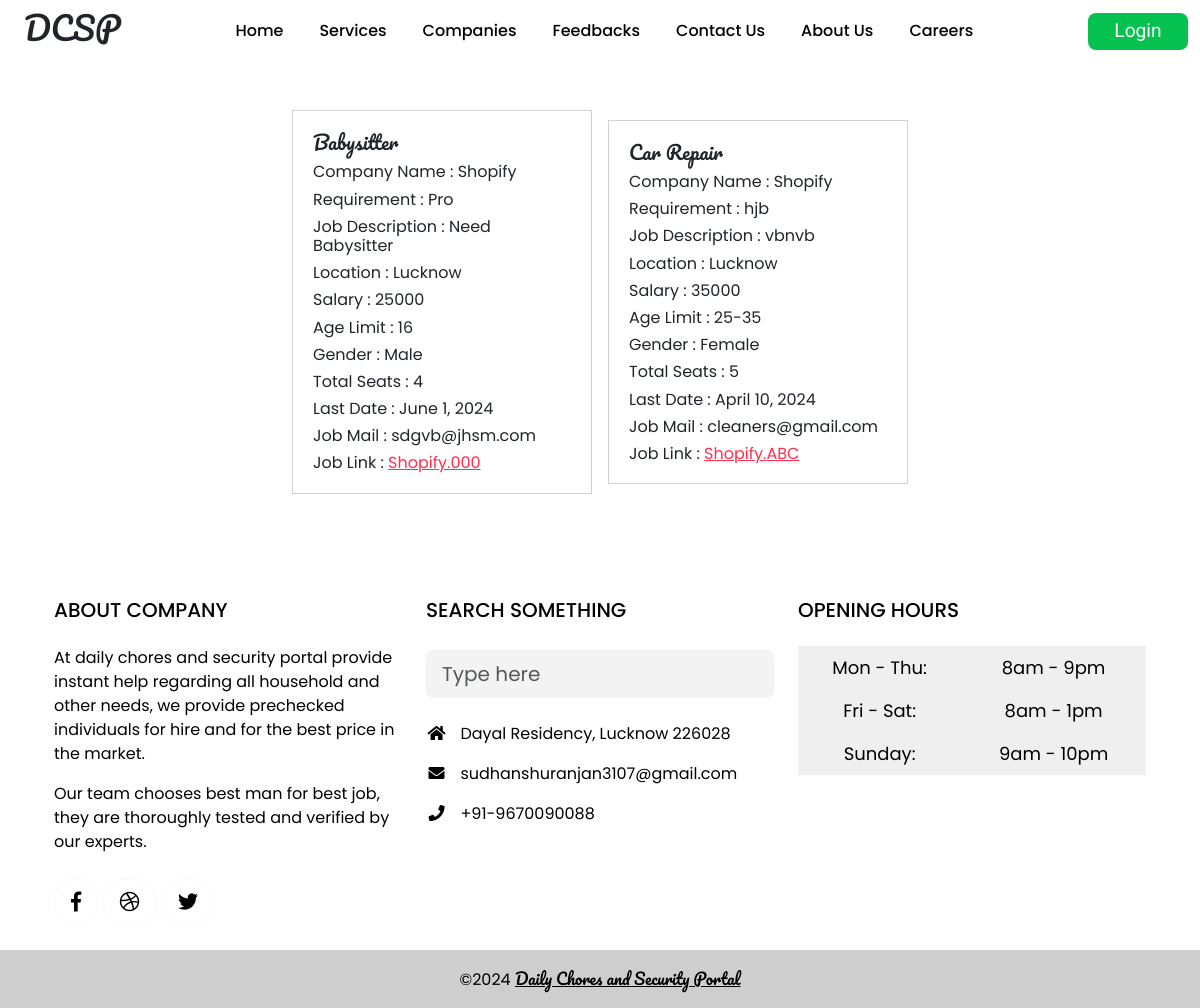
The page /careers/ on the database as committed earlier.
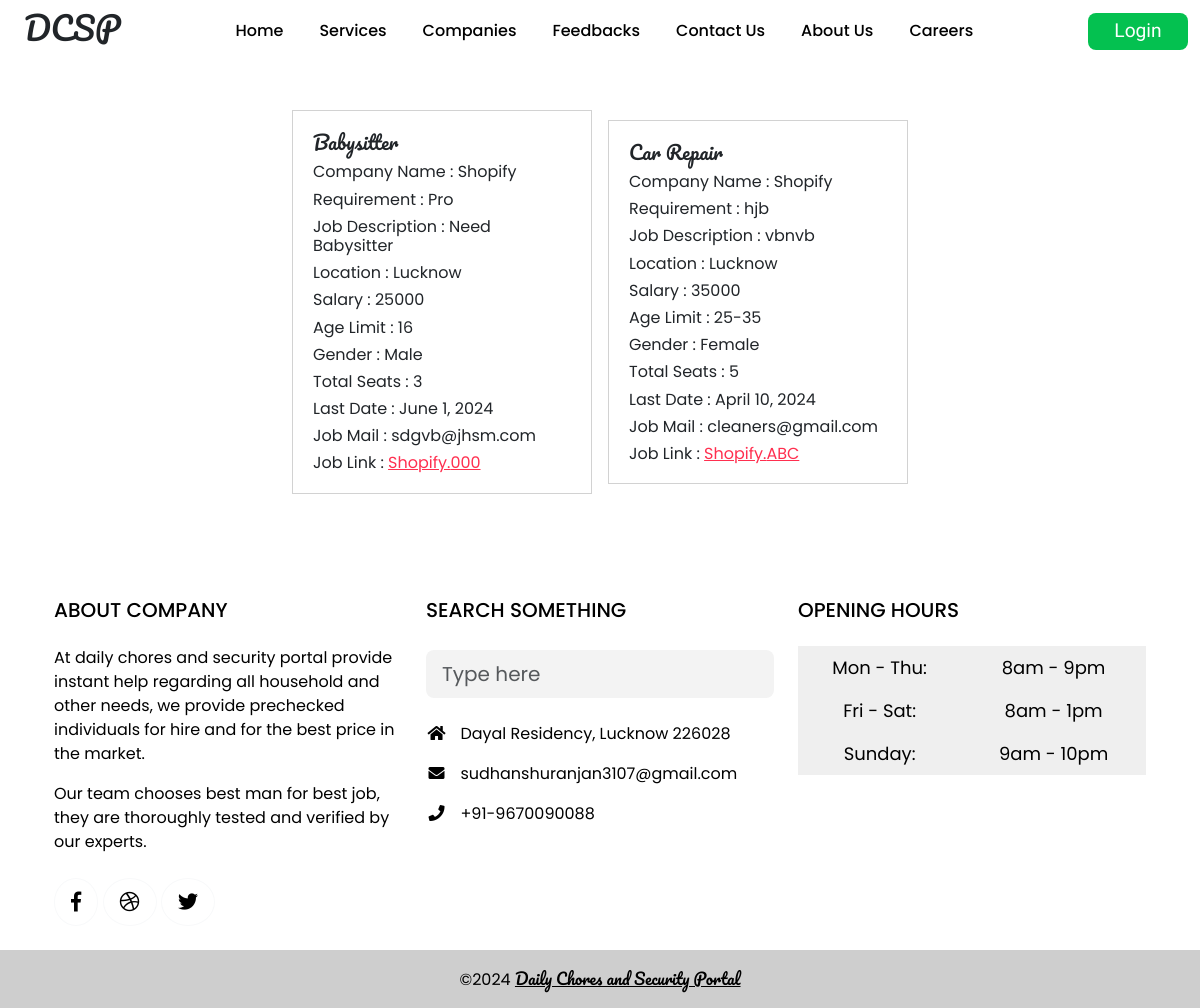
The same page on the database as committed later.
### dcs_app/models.py (models this page shows, shortened)
class Hiring(models.Model):
    GENDER_CHOICES = (
        ('Male', 'Male'),
        ('Female', 'Female'),
    )
    job_category = models.ForeignKey(Employee_Category, on_delete=models.DO_NOTHING)
    job_description = models.TextField()
    job_requirement = models.CharField(max_length=50)
    job_location = models.CharField(max_length=50)
    job_salary = models.CharField(max_length=50)
    job_age_limit = models.CharField(max_length=5)
    job_mail = models.CharField(max_length=50)
    job_lastdate_toapply = models.DateField(default=timezone.now)
    job_gender = models.CharField(max_length=10, choices=GENDER_CHOICES)
    job_seats = models.CharField(max_length=5)
    job_post_link = models.CharField(max_length=50)
    company = models.ForeignKey(Comp_Reg, on_delete=models.DO_NOTHING)
    updated = models.DateTimeField(auto_now=True)
    created = models.DateTimeField(auto_now_add=True)
    class Meta:
        ordering = ['-updated', '-created']

class Employee_Category(models.Model):
    comp_reg = models.ForeignKey(Comp_Reg, on_delete=models.DO_NOTHING)
    emp_category = models.CharField(max_length=50)
    emp_category_pic = models.FileField(max_length=100, upload_to='Dailychores_Security/Employee_categories/', default="")
    category_charge = models.IntegerField(default=50000)
    emp_description = models.CharField(max_length=100)

class Comp_Reg(models.Model):
    usertype = models.CharField(max_length=20, default='company')
    c_id = models.CharField(max_length=100, primary_key=True, default=1)
    c_pic = models.FileField(max_length=100, upload_to='Dailychores_Security/Companies/', default="")
    c_pass = models.CharField(max_length=32)
    c_name = models.CharField(max_length=50)
    c_ceo = models.CharField(max_length=50)
    c_phone = models.CharField(max_length=13)
    c_email = models.EmailField(max_length=30)
    c_city = models.CharField(max_length=20)
    c_regno = models.CharField(max_length=30)
    status = models.BooleanField(default=False)
    c_addr = models.TextField()
    c_about = models.TextField()
    time = models.TimeField(default=timezone.now)
    date = models.DateField(default=timezone.now)

### dcs_app/views.py (the view)
# urls.py: path("careers/",views.careers,name="careers"),
def careers(request):
    if request.method == 'GET':
        career_obj = Hiring.objects.all().order_by('-job_lastdate_toapply')
        context = {"careers":career_obj}
        return render(request, 'dcs_app/html/careers.html', context)

### dcs_app/templates/dcs_app/html/careers.html (shortened to what this page needs)
<!DOCTYPE html>
{%load static%}
<html lang="en">
<head>
    {%include 'dcs_app/common/common_css.html'%}
</head>
<body>
    {%include 'dcs_app/common/header.html'%}
    <div class="dc">
    {% for career in careers%}
    <div class="card bgcol m-2 p-1" style="width: 300px;">
        <div class="card-body">
          <h2 class="card-title pacifico">{{career.job_category.emp_category}}</h2>
          <h3 class="card-text">Company Name : {{career.company.c_name}}</h3>
          <h3 class="card-text">Requirement : {{career.job_requirement}}</h3>
          <h3 class="card-text">Job Description : {{career.job_description}}</h3>
          <h3 class="card-text">Location : {{career.job_location}}</h3>
          <h3 class="card-text">Salary : {{career.job_salary}}</h3>
          <h3 class="card-text">Age Limit : {{career.job_age_limit}}</h3>
          <h3 class="card-text">Gender : {{career.job_gender}}</h3>
          <h3 class="card-text">Total Seats : {{career.job_seats}}</h3>
          <h3 class="card-text">Last Date : {{career.job_lastdate_toapply}}</h3>
          <h3 class="card-text">Job Mail : {{career.job_mail}}</h3>
          <h3 class="card-text">Job Link : <a href="{%url 'jobs' c_id=career.company_id %}">{{career.company.c_name}}.{{career.job_post_link}}</a></h3>
         </div>
    </div>
    {%endfor%}
</div>
    {%include 'dcs_app/common/footer.html'%}
</body>
</html>

Rows that differ between the two databases and show on the page:
changed Hiring "Pro": job_seats "4" → "3"
